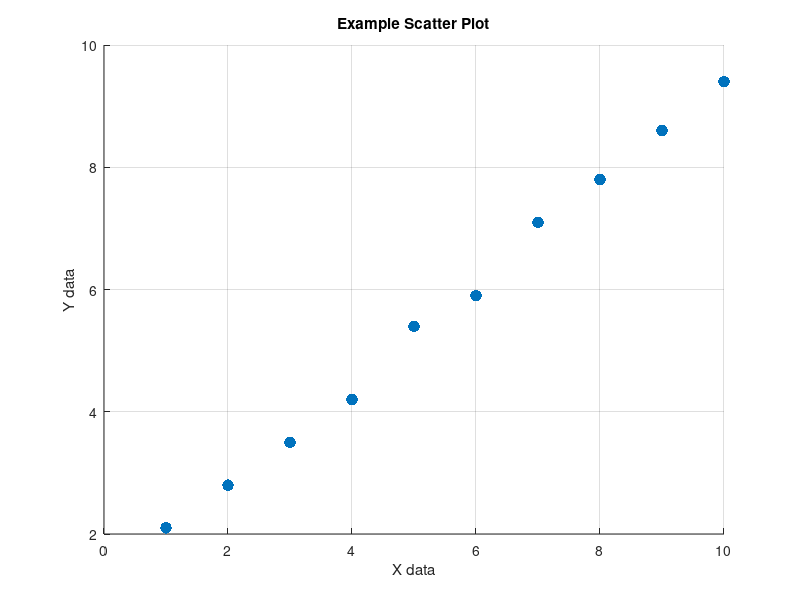

Write the MATLAB code that produced this figure.
%% Scatter plot example

% Example data
x = [1 2 3 4 5 6 7 8 9 10];
y = [2.1 2.8 3.5 4.2 5.4 5.9 7.1 7.8 8.6 9.4];

% Create the scatter plot
figure;
scatter(x, y, 70, 'filled');
grid on;
xlabel('X data');
ylabel('Y data');
title('Example Scatter Plot');
